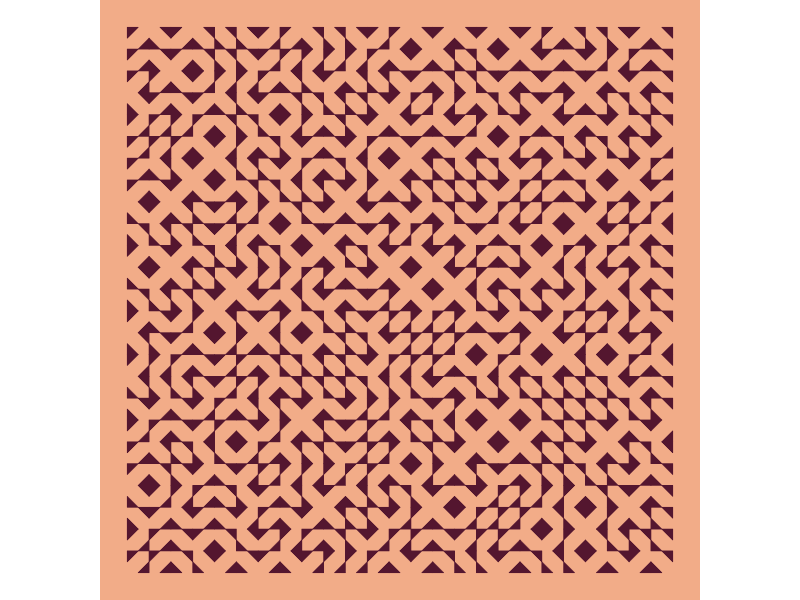

The R source for this figure: (Note: this script raises an error after producing the figure.)
library(tidyr)
library(dplyr)
library(ggforce)


curves <- tribble(
  ~n, ~name, ~x, ~y,
  1, "lu", c(0, 0.5, 0), c(1, 1, 0.5),
  1, "rd", c(0.5, 1, 1), c(0, 0.5, 0),
  2, "ld", c(0, 0.5, 0), c(0, 0, 0.5),
  2, "ru", c(0.5, 1, 1), c(1, 1, 0.5)
)

t = 625

tiles <- data.frame(
  col = rep(1:sqrt(t), sqrt(t)),
  row = rep(1:sqrt(t), each = sqrt(t)),
  n = sample(c(1, 2), replace = TRUE, size = t)
) %>% 
  left_join(curves) %>% 
  unnest(c(x, y))

c1 = "#54162F"
c2 = "#F2AC88"

ggplot(tiles) +
  geom_polygon(aes(col + x, row + y, group = interaction(row, col, name)), size = 0.25, color = c1, fill = c1) +
  coord_fixed() +
  theme_void() +
  theme(
    plot.background = element_rect(fill = c2, color = NA)
  ) +
  ggsave(here::here("truchet", "plots", "truchet-corner-triangles.png"), dpi = 320, height = 8, width = 8)
